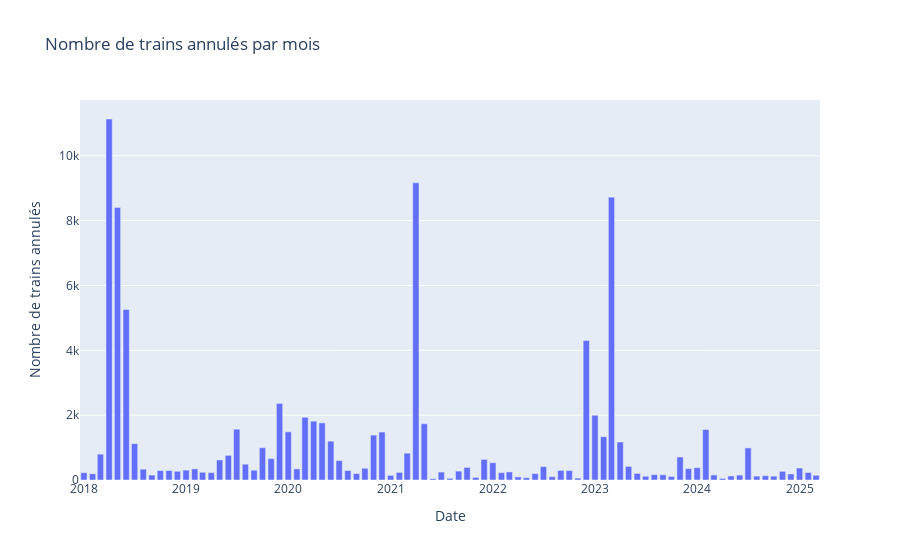

The notebook cell saved with this chart:
### Code cell
fig = px.bar(
    df.groupby('Date', as_index=False)['Nombre de trains annulés'].sum(),
    x='Date',
    y='Nombre de trains annulés',
    title='Nombre de trains annulés par mois'
)

fig.show()
